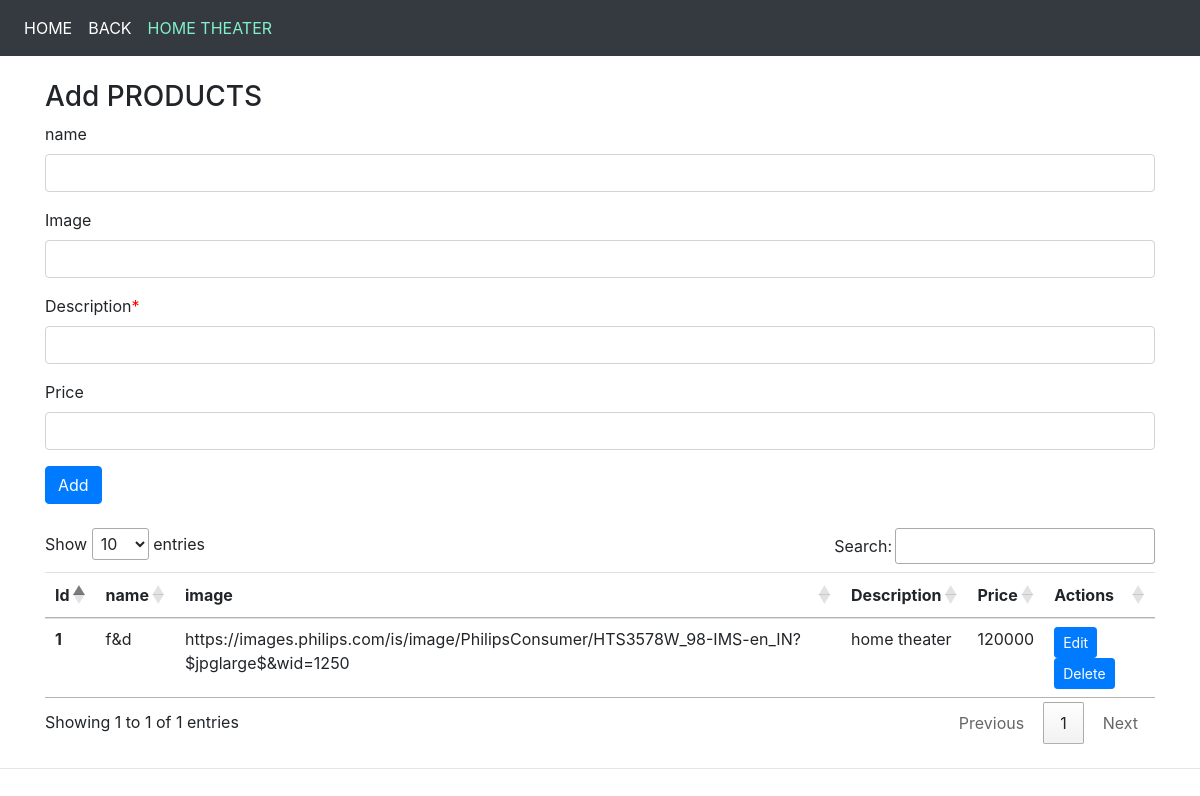
Screenshot of /ESMS/admin/HT_crud.php with the database file from the repository.
### tables this page shows
CREATE TABLE `home_th` (
  `id` int(50) NOT NULL,
  `name` varchar(50) NOT NULL,
  `image` varchar(320) NOT NULL,
  `description` varchar(200) NOT NULL,
  `price` int(50) NOT NULL
);

### ESMS/admin/HT_crud.php (the view, shortened to what this page needs)
<?php
$servername = "localhost";
$username = "root";
$password = "";
$database = "esms_main";
$conn = mysqli_connect($servername, $username, $password, $database);
?>
<!doctype html>
<html lang="en">
<head>
  <link rel="stylesheet" href="https://stackpath.bootstrapcdn.com/bootstrap/4.4.1/css/bootstrap.min.css"
>
  <link rel="stylesheet" href="//cdn.datatables.net/1.10.20/css/jquery.dataTables.min.css">
</head>
<body>
  <nav class="navbar navbar-expand-lg navbar-dark bg-dark">
    <div class="collapse navbar-collapse" id="navbarSupportedContent">
      <ul class="navbar-nav mr-auto">
	  <li class="nav-item">
          <a class="nav-link" href="crud.php" style="color:white;">HOME</a>
        </li>
		<li class="nav-item">
          <a class="nav-link" href="mobile.php" style="color:white;">BACK</a>
        </li>
        <li class="nav-item active">
          <a class="nav-link" href="HT_crud.php" style="color:#81f0c9;">HOME THEATER<span class="sr-only">(current)</span></a>
        </li>
      </ul>
    </div>
  </nav>
  <div class="container my-4">
    <h3>Add PRODUCTS</h3>
    <form action="HT_crud.php" method="POST">
	<div class="form-group">
        <label for="name"> name</label><span style="color:red"></span>
        <input type="text" class="form-control" id="name" name="name" aria-describedby="emailHelp" >
      </div>
      <div class="form-group">
        <label for="image"> Image</label><span style="color:red"></span>
        <input type="text" class="form-control" id="image" name="image" aria-describedby="emailHelp" >
      </div>
      <div class="form-group">
        <label for="desc"> Description</label><span style="color:red">*</span>
       <input type="text" class="form-control" id="description" name="description" aria-describedby="emailHelp" required >
      </div>
	   <div class="form-group">
        <label for="price"> Price</label>
        <input type="text" class="form-control" id="price" name="price" aria-describedby="emailHelp">
      </div>
      <button type="submit" class="btn btn-primary">Add </button>
    </form>
  </div>
  <div class="container my-4">
    <table class="table" id="myTable">
      <thead>
        <tr>
          <th scope="col">Id</th>
          <th scope="col" type="hidden">name</th>
		   <th scope="col">image</th>
          <th scope="col">Description</th>
		  <th scope="col">Price</th>
          <th scope="col">Actions</th>
        </tr>
      </thead>
      <tbody>
        <?php
          $sql = "SELECT * FROM `home_th`";
          $result = mysqli_query($conn, $sql);
		   if ($result) {
          $id = 0;
          while($row = mysqli_fetch_assoc($result)){
            $id = $id + 1;
            echo "<tr>
            <th scope='row'>". $id . "</th>
            <td>". $row['name'] . "</td>
			<td type='hidden'>". $row['image'] . "</td>
            <td>". $row['description'] . "</td>
			<td>". $row['price'] . "</td>
            <td> <button class='edit btn btn-sm btn-primary' id=".$row['id'].">Edit</button>
			<button class='delete btn btn-sm btn-primary' id=d".$row['id'].">Delete</button>  </td>
          </tr>";
		   } }
          ?>
      </tbody>
    </table>
  </div>
  <hr>
</body>
</html>

### rows the page displays
home_th: name "f&d", image "https://images.philips.com/is/image/PhilipsConsumer/HTS3578W_98-IMS-en_IN?$jpglarge$&wid=1250", description "home theater", price "120000"
